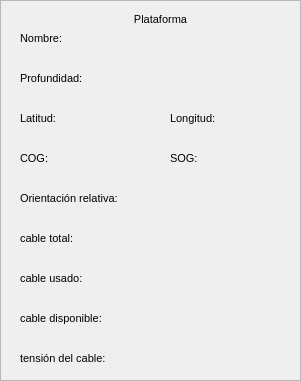
   <widget class="QFrame" name="Plataforma">
    <property name="geometry">
     <rect>
      <x>1610</x>
      <y>90</y>
      <width>301</width>
      <height>381</height>
     </rect>
    </property>
    <property name="frameShape">
     <enum>QFrame::StyledPanel</enum>
    </property>
    <property name="frameShadow">
     <enum>QFrame::Raised</enum>
    </property>
    <widget class="QLabel" name="label_28">
     <property name="geometry">
      <rect>
       <x>110</x>
       <y>10</y>
       <width>101</width>
       <height>20</height>
      </rect>
     </property>
     <property name="text">
      <string>&lt;html&gt;&lt;head/&gt;&lt;body&gt;&lt;p align=&quot;center&quot;&gt;&lt;span style=&quot; font-size:8pt;&quot;&gt;Plataforma&lt;/span&gt;&lt;/p&gt;&lt;/body&gt;&lt;/html&gt;</string>
     </property>
    </widget>
    <widget class="QLabel" name="label_29">
     <property name="geometry">
      <rect>
       <x>20</x>
       <y>30</y>
       <width>67</width>
       <height>17</height>
      </rect>
     </property>
     <property name="font">
      <font>
       <pointsize>8</pointsize>
      </font>
     </property>
     <property name="text">
      <string>Nombre:</string>
     </property>
    </widget>
    <widget class="QLabel" name="label_30">
     <property name="geometry">
      <rect>
       <x>20</x>
       <y>70</y>
       <width>71</width>
       <height>17</height>
      </rect>
     </property>
     <property name="font">
      <font>
       <pointsize>8</pointsize>
      </font>
     </property>
     <property name="text">
      <string>Profundidad:</string>
     </property>
    </widget>
    <widget class="QLabel" name="label_31">
     <property name="geometry">
      <rect>
       <x>20</x>
       <y>110</y>
       <width>67</width>
       <height>17</height>
      </rect>
     </property>
     <property name="font">
      <font>
       <pointsize>8</pointsize>
      </font>
     </property>
     <property name="text">
      <string>Latitud:</string>
     </property>
    </widget>
    <widget class="QLabel" name="label_32">
     <property name="geometry">
      <rect>
       <x>20</x>
       <y>150</y>
       <width>67</width>
       <height>17</height>
      </rect>
     </property>
     <property name="font">
      <font>
       <pointsize>8</pointsize>
      </font>
     </property>
     <property name="text">
      <string>COG:</string>
     </property>
    </widget>
    <widget class="QLabel" name="label_33">
     <property name="geometry">
      <rect>
       <x>20</x>
       <y>190</y>
       <width>111</width>
       <height>17</height>
      </rect>
     </property>
     <property name="font">
      <font>
       <pointsize>8</pointsize>
      </font>
     </property>
     <property name="text">
      <string>Orientación relativa:</string>
     </property>
    </widget>
    <widget class="QLabel" name="label_34">
     <property name="geometry">
      <rect>
       <x>20</x>
       <y>230</y>
       <width>67</width>
       <height>17</height>
      </rect>
     </property>
     <property name="font">
      <font>
       <pointsize>8</pointsize>
      </font>
     </property>
     <property name="text">
      <string>cable total:</string>
     </property>
    </widget>
    <widget class="QLabel" name="label_35">
     <property name="geometry">
      <rect>
       <x>20</x>
       <y>270</y>
       <width>67</width>
       <height>17</height>
      </rect>
     </property>
     <property name="font">
      <font>
       <pointsize>8</pointsize>
      </font>
     </property>
     <property name="text">
      <string>cable usado:</string>
     </property>
    </widget>
    <widget class="QLabel" name="label_36">
     <property name="geometry">
      <rect>
       <x>20</x>
       <y>310</y>
       <width>91</width>
       <height>17</height>
      </rect>
     </property>
     <property name="font">
      <font>
       <pointsize>8</pointsize>
      </font>
     </property>
     <property name="text">
      <string>cable disponible:</string>
     </property>
    </widget>
    <widget class="QLabel" name="label_37">
     <property name="geometry">
      <rect>
       <x>20</x>
       <y>350</y>
       <width>101</width>
       <height>17</height>
      </rect>
     </property>
     <property name="font">
      <font>
       <pointsize>8</pointsize>
      </font>
     </property>
     <property name="text">
      <string>tensión del cable:</string>
     </property>
    </widget>
    <widget class="QLabel" name="label_38">
     <property name="geometry">
      <rect>
       <x>170</x>
       <y>110</y>
       <width>67</width>
       <height>17</height>
      </rect>
     </property>
     <property name="font">
      <font>
       <pointsize>8</pointsize>
      </font>
     </property>
     <property name="text">
      <string>Longitud:</string>
     </property>
    </widget>
    <widget class="QLabel" name="label_39">
     <property name="geometry">
      <rect>
       <x>170</x>
       <y>150</y>
       <width>67</width>
       <height>17</height>
      </rect>
     </property>
     <property name="font">
      <font>
       <pointsize>8</pointsize>
      </font>
     </property>
     <property name="text">
      <string>SOG:</string>
     </property>
    </widget>
   </widget>
